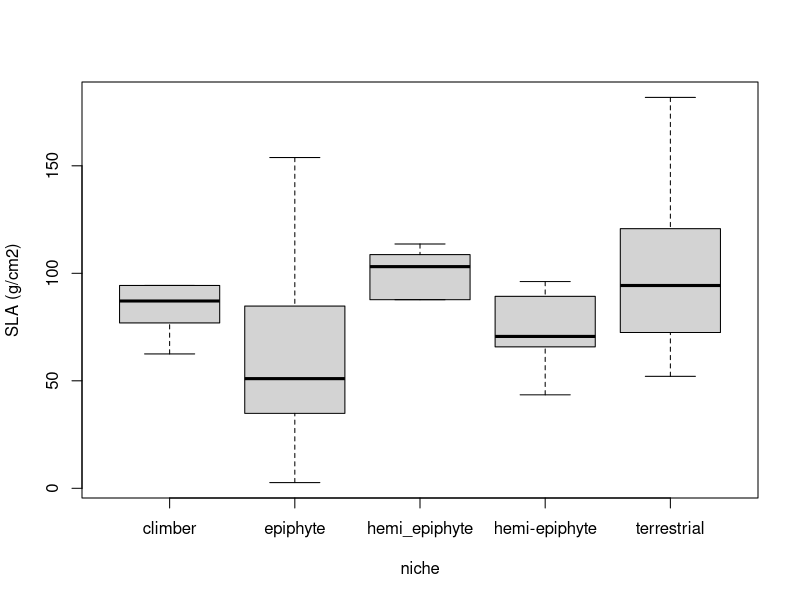
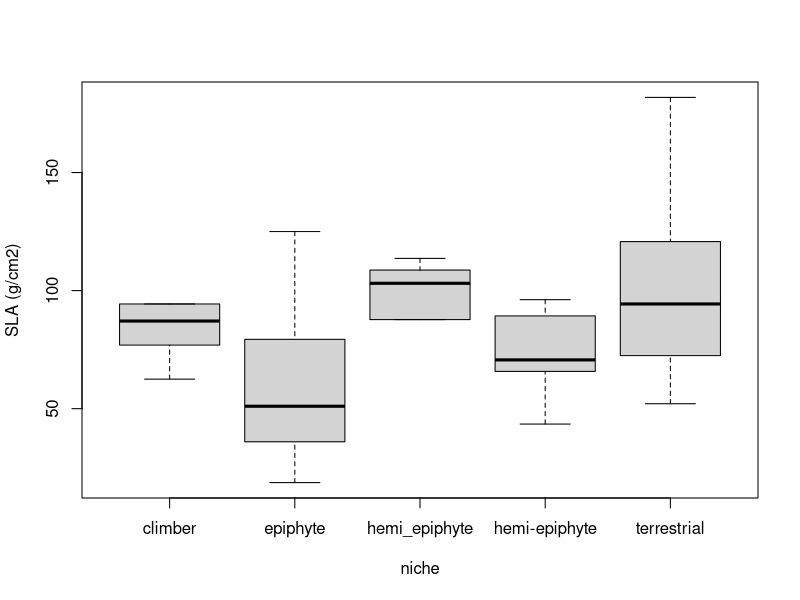

Recreate these plots in R, in order.
#LMA for different tropical fern niche habitats

drymass <- read.csv("raw_data/fern_dryweights2.csv")

#merge datasets and calculate leaf mass per area
#there are gonna be some redos with pv curves and sla so index drymass where sladrymass !is.na

sla_mass <- drymass[!(is.na(drymass$sla_dry)),]
  sla_mass$totalarea_cm2 <- with(sla_mass, (sla_no_disks * size_mm2)/100)

sla_mass$sla <- with(sla_mass, totalarea_cm2/sla_dry)


boxplot(sla ~ niche, data=sla_mass, ylab="SLA (g/cm2)", outline=FALSE)

##There are some really weird numbers when only one disk is used...so go back 
## and check data but for now lets drop them

sla_mass_clean <- sla_mass[sla_mass$sla_no_disks > 1,]

boxplot(sla ~ niche, data=sla_mass_clean, ylab="SLA (g/cm2)", outline=FALSE)

